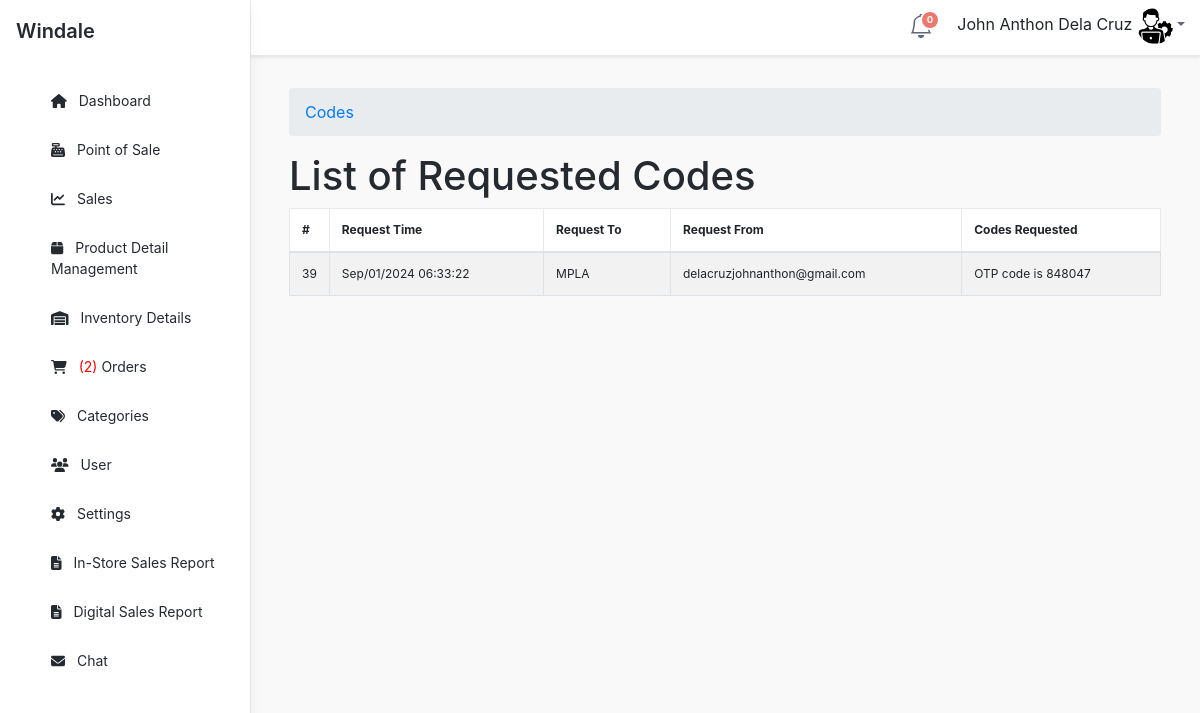
Page /admin/codes/index.php (signed in) on the committed database.
### tables this page shows
CREATE TABLE `messagein` (
  `Id` int(11) NOT NULL,
  `SendTime` timestamp NOT NULL DEFAULT current_timestamp() ON UPDATE current_timestamp(),
  `ReceiveTime` timestamp NOT NULL DEFAULT current_timestamp() ON UPDATE current_timestamp(),
  `MessageFrom` varchar(80) DEFAULT NULL,
  `MessageTo` varchar(80) DEFAULT NULL,
  `SMSC` varchar(80) DEFAULT NULL,
  `MessageText` text DEFAULT NULL,
  `MessageType` varchar(80) DEFAULT NULL,
  `MessageParts` int(11) DEFAULT NULL,
  `MessagePDU` text DEFAULT NULL,
  `Gateway` varchar(80) DEFAULT NULL,
  `UserId` varchar(80) DEFAULT NULL
);

### admin/codes/index.php (called while the page is built, shortened)
<?php
require_once ("../theme/templates.php");
?>

### include/database.php (called while the page is built, shortened)
<?php
class Database {
	var $sql_string = '';
	private $conn;
	public function open_connection() {
		$this->conn = mysqli_connect(server,user,pass);
		if(!$this->conn){
			echo "Problem in database connection! Contact administrator!";
			exit();
		}else{
			$db_select = mysqli_select_db($this->conn,database_name);
		}
	}
	function setQuery($sql='') {
		$this->sql_string=$sql;
	}
	function executeQuery() {
		$result = mysqli_query($this->conn, $this->sql_string);
		return $this->confirm_query($result);
	}
	private function confirm_query($result) {
		return $result;
	}
	function loadResultList( $key='' ) {
		$cur = $this->executeQuery();
		$array = array();
		while ($row = mysqli_fetch_object($cur)) {
			if ($key) {
				$array[$row->$key] = $row;
			} else {
				$array[] = $row;
			}
		}
		return $array;
	}
}
$mydb = new Database();
?>

### admin/codes/list.php (the view, shortened to what this page needs)
<div class="row">
       	 <div class="col-lg-12">
            <h1 class="page-header">List of Requested Codes</h1>
       		</div>
   		 </div>
	 		    <form action="controller.php?action=delete" Method="POST">
			      <div class="table-responsive">
				<table id="dash-table" class="table table-striped table-bordered table-hover" style="font-size:12px" cellspacing="0">
				  <thead>
				  	<tr>
				  		<th>#</th>
						<th>Request Time</th>
				  		<th>
				  		 Request To</th>
				  		<th>Request From</th>
						<th>Codes Requested</th>
				  	</tr>
				  </thead>
				  <tbody>
				  	<?php
				  		$mydb->setQuery("SELECT *
											FROM  `messagein` ORDER BY `Id` desc ");
				  		$cur = $mydb->loadResultList();
						foreach ($cur as $result) {
				  		echo '<tr>';
				  	    echo '<td width="3%" align="center">'. $result->Id.'</td>';
						  echo '<td>' . date_format(date_create($result->ReceiveTime),"M/d/Y h:i:s ").'</td>';
				  		echo '<td>' . $result->MessageFrom.'</td>';
				  		echo '<td>'. $result->MessageTo.'</td>';
						echo '<td>'. $result->MessageText.'</td>';
				  		echo '</tr>';
				  	}
				  	?>
				  </tbody>
				</table>
			</div>
				</form>
</div>

### rows in the picture
messagein: Id "39", ReceiveTime "Sep/01/2024 06:33:22", MessageFrom "MPLA", MessageTo "delacruzjohnanthon@gmail.com", MessageText "OTP code is 848047"

### other values in the picture
$notificationCount "0"
$_SESSION['U_NAME'] "John Anthon Dela Cruz"
$res "2"
$title "Codes"
